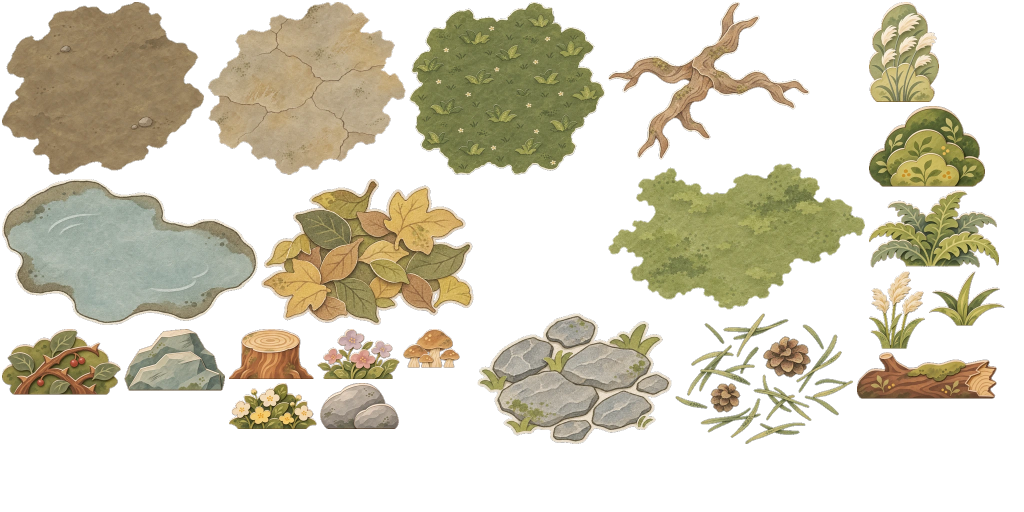
#> input picture content/base/art/region/region-detail.webp, 2048 x 1024 px (shown at 1/2 size); its folder holds only this picture in this run
$ python key_alpha.py ../../content/base/art/region/region-detail.webp
#> lines starting #> are read from the running program, lines starting #| are printed output that depends on the picture; after the words box and inside, x2 and y2 are one past the last pixel; in counts of white or black regions, pixels touching at a corner belong together
### tools/art/artlib.py
"""美术后处理工具链的共用函数（M3-WO3 §6）。

读写、颜色换算（sRGB / OKLab / OKLCh）、品红抠像、形态学、按距离场羽化、边缘颜色外扩、
预乘缩放、平铺接缝度量、清单读取、统一的报错格式。只依赖 numpy 与 Pillow。

约定：图像在内存里一律是 float32、形状 (H, W, C)、取值 0–1、直通（非预乘）alpha。
"""
from __future__ import annotations

import json
import sys
from pathlib import Path
from typing import Iterable

import numpy as np
from PIL import Image

ROOT = Path(__file__).resolve().parents[2]
DEFAULT_LIST = ROOT / "tools" / "art" / "region-assets.json"
RAW_DIR = ROOT / "art" / "region" / "raw"
WORK_DIR = ROOT / "art" / "region" / "work"
ART_ROOT = ROOT / "content" / "base" / "art"
IMG_EXTS = (".png", ".webp", ".jpg", ".jpeg")

# 后处理的硬性下限（与 M3-WO1 §2.6 一致）
MIN_FEATHER = 2.0
MIN_PADDING = 4


# ── 报错 ────────────────────────────────────────────────────────────────────

class Report:
    """收集每张图的问题；错误令退出码为 1，警告只打印。"""

    def __init__(self) -> None:
        self.items: list[tuple[str, str, str, str]] = []   # (级别, 文件, 规则, 说明)

    def error(self, file: str, rule: str, msg: str) -> None:
        self.items.append(("错误", file, rule, msg))

    def warn(self, file: str, rule: str, msg: str) -> None:
        self.items.append(("警告", file, rule, msg))

    def info(self, file: str, rule: str, msg: str) -> None:
        self.items.append(("信息", file, rule, msg))

    @property
    def errors(self) -> list[tuple[str, str, str, str]]:
        return [i for i in self.items if i[0] == "错误"]

    @property
    def ok(self) -> bool:
        return not self.errors

    def has(self, file: str, rule: str, level: str = "错误") -> bool:
        return any(i[0] == level and i[1] == file and i[2] == rule for i in self.items)

    def print(self, stream=None, quiet: bool = False) -> None:
        stream = stream or sys.stderr
        for level, file, rule, msg in self.items:
            if quiet and level == "信息":
                continue
            print(f"[{level}] {file}：{rule}——{msg}", file=stream)
        n_e = len(self.errors)
        n_w = sum(1 for i in self.items if i[0] == "警告")
        print(f"共 {n_e} 个错误、{n_w} 个警告", file=stream)

    def exit_code(self) -> int:
        return 0 if self.ok else 1


def rel(p: Path | str) -> str:
    p = Path(p)
    try:
        return str(p.resolve().relative_to(ROOT))
    except ValueError:
        return str(p)


# ── 读写 ────────────────────────────────────────────────────────────────────

def load_rgba(path: Path | str) -> np.ndarray:
    with Image.open(path) as im:
#> im is the input picture: PIL image 2048x1024 RGBA; mean R, G, B, A 120.2, 111.2, 82.4, 105.3
        im.load()
        if im.mode in ("I;16", "I;16B", "I"):
            im = im.point(lambda v: v / 256).convert("L")
        return np.asarray(im.convert("RGBA"), dtype=np.float32) / 255.0


def to_u8(arr: np.ndarray) -> np.ndarray:
    return np.clip(arr * 255.0 + 0.5, 0, 255).astype(np.uint8)


def save_image(arr: np.ndarray, path: Path | str, quality: int = 92) -> None:
    """按扩展名存 PNG 或 WebP。WebP 用有损 RGB + 无损 alpha，并保留透明像素的颜色（exact）。"""
    path = Path(path)
    path.parent.mkdir(parents=True, exist_ok=True)
    if arr.ndim == 2:
        im = Image.fromarray(to_u8(arr), "L")
    elif arr.shape[2] == 3:
        im = Image.fromarray(to_u8(arr), "RGB")
    else:
        im = Image.fromarray(to_u8(arr), "RGBA")
    if path.suffix.lower() == ".webp":
        im.save(path, "WEBP", quality=quality, alpha_quality=100, exact=True, method=6)
    else:
        im.save(path, "PNG", optimize=False)


# [20 lines left out: functions find_image, load_list, write_json, not called in this run]


# ── 颜色 ────────────────────────────────────────────────────────────────────

def srgb_to_linear(c: np.ndarray) -> np.ndarray:
    return np.where(c <= 0.04045, c / 12.92, ((c + 0.055) / 1.055) ** 2.4)


def linear_to_srgb(c: np.ndarray) -> np.ndarray:
    c = np.clip(c, 0, None)
    return np.where(c <= 0.0031308, c * 12.92, 1.055 * np.power(c, 1 / 2.4) - 0.055)


# [26 lines left out: functions srgb_to_oklab, mean_oklch, not called in this run]


def luminance(rgb: np.ndarray) -> np.ndarray:
    return rgb[..., 0] * 0.2126 + rgb[..., 1] * 0.7152 + rgb[..., 2] * 0.0722


# ── 形态学（布尔掩膜）────────────────────────────────────────────────────────

_N4 = ((-1, 0), (1, 0), (0, -1), (0, 1))
_N8 = _N4 + ((-1, -1), (-1, 1), (1, -1), (1, 1))


def shift(a: np.ndarray, dy: int, dx: int, fill=0) -> np.ndarray:
    """把数组平移 (dy, dx)，空出来的位置填 fill（不回卷）。"""
    out = np.empty_like(a)
    out[...] = fill
    h, w = a.shape[:2]
    ys, yd = (slice(0, h - dy), slice(dy, h)) if dy >= 0 else (slice(-dy, h), slice(0, h + dy))
    xs, xd = (slice(0, w - dx), slice(dx, w)) if dx >= 0 else (slice(-dx, w), slice(0, w + dx))
    out[yd, xd] = a[ys, xs]
    return out


def erode(mask: np.ndarray, cross: bool = False, border: bool = False) -> np.ndarray:
    """border：画面之外当作 True（不把贴着画面边缘的像素当成边界）还是 False。"""
    out = mask.copy()
    for dy, dx in (_N4 if cross else _N8):
        out &= shift(mask, dy, dx, border)
    return out


def dilate(mask: np.ndarray, cross: bool = False) -> np.ndarray:
    out = mask.copy()
    for dy, dx in (_N4 if cross else _N8):
        out |= shift(mask, dy, dx, False)
    return out


def label_components(mask: np.ndarray, max_iter: int = 4096) -> tuple[np.ndarray, dict[int, int]]:
    """4 邻接连通域标记（向量化的最大值传播）。返回 (标签图, {标签: 像素数})，背景为 0。"""
    h, w = mask.shape
    lab = np.where(mask, np.arange(1, h * w + 1, dtype=np.int64).reshape(h, w), 0)
    for _ in range(max_iter):
        prev = lab
        nb = lab.copy()
        for dy, dx in _N4:
            nb = np.maximum(nb, shift(lab, dy, dx, 0))
        lab = np.where(mask, nb, 0)
        if np.array_equal(lab, prev):
            break
    ids, counts = np.unique(lab[lab > 0], return_counts=True)
    return lab, {int(i): int(c) for i, c in zip(ids, counts)}


# ── 抠像 ────────────────────────────────────────────────────────────────────

MAGENTA = np.array([1.0, 0.0, 1.0], dtype=np.float32)


def border_ring(a: np.ndarray, width: int = 4) -> np.ndarray:
    return np.concatenate([a[:width].reshape(-1, *a.shape[2:]), a[-width:].reshape(-1, *a.shape[2:]),
                           a[:, :width].reshape(-1, *a.shape[2:]), a[:, -width:].reshape(-1, *a.shape[2:])])


def detect_background(img: np.ndarray) -> str:
    """'alpha'（已透明）/ 'magenta'（品红底）/ 'checker'（画出来的灰白棋盘格）/ 'opaque'（其他不透明底）。"""
    ring = border_ring(img)
    if (ring[:, 3] < 0.5).mean() >= 0.6:
        return "alpha"
    rgb = ring[:, :3]
    near_mag = (rgb[:, 0] > 0.8) & (rgb[:, 1] < 0.25) & (rgb[:, 2] > 0.8)
    if near_mag.mean() >= 0.6:
        return "magenta"
    chroma = rgb.max(1) - rgb.min(1)
    lum = luminance(rgb)
    if (chroma < 0.06).mean() > 0.9 and lum.mean() > 0.55:
        q = np.round(lum * 40).astype(int)
        vals, cnt = np.unique(q, return_counts=True)
        top = np.argsort(cnt)[::-1][:2]
        if len(top) == 2 and cnt[top].sum() / cnt.sum() > 0.8 and abs(vals[top[0]] - vals[top[1]]) >= 2:
            return "checker"
    return "opaque"


# [56 lines left out: functions key_magenta, signed_distance_band, feather_alpha, not called in this run]


def measure_feather(alpha: np.ndarray) -> float:
    """估计剪影边缘 alpha 斜坡的平均宽度（像素）。

    宽 W 的线性斜坡满足 ∫a(1−a)dx = W/6，于是 W ≈ 6·Σa(1−a) / 边界长度（边界长度取 0.5 等值线内侧那一圈的像素数）。
    只有 1px 抗锯齿的硬边约为 1.5，feather_alpha(…, 2) 的结果约为 2.2。
    """
    inside = alpha >= 0.5
    boundary = (inside & ~erode(inside, cross=True, border=True)).sum()
    if boundary == 0:
        return 0.0
    return float(6.0 * (alpha * (1.0 - alpha)).sum() / boundary)


def bleed(rgb: np.ndarray, alpha: np.ndarray, known: float = 0.3, iterations: int = 16) -> np.ndarray:
    """边缘颜色外扩：把 alpha < known 的像素的颜色替换成相邻实色像素的平均，逐圈向外推 iterations 圈，
    剩下的远处透明区填实色像素的平均色。防止 mipmap 和线性过滤把透明区的黑色 / 品红渗进剪影边缘。"""
    out = rgb.copy()
    k = alpha >= known
    if not k.any():
        return out
    out[~k] = 0.0
    for _ in range(iterations):
        unknown = ~k
        if not unknown.any():
            break
        acc = np.zeros_like(out)
        cnt = np.zeros(alpha.shape, dtype=np.float32)
        weighted = out * k[..., None]
        for dy, dx in _N8:
            acc += shift(weighted, dy, dx, 0.0)
            cnt += shift(k, dy, dx, False)
        new = unknown & (cnt > 0)
        if not new.any():
            break
        out[new] = acc[new] / cnt[new][:, None]
        k = k | new
    if (~k).any():
        out[~k] = out[k].mean(0)
    return out


def trim_box(alpha: np.ndarray, thresh: float = 0.02) -> tuple[int, int, int, int] | None:
    """alpha > thresh 的包围盒 (x0, y0, x1, y1)，x1 / y1 不含。"""
    ys, xs = np.nonzero(alpha > thresh)
    if len(xs) == 0:
        return None
    return int(xs.min()), int(ys.min()), int(xs.max()) + 1, int(ys.max()) + 1


# ── 缩放 ────────────────────────────────────────────────────────────────────

# [88 lines left out: functions _resize_channels, resize_rgba, resize_tile, seam_stats, heal_tile, not called in this run]

### tools/art/key_alpha.py
#!/usr/bin/env python3
"""立牌抠像与清理（M3-WO3 §6.2）：品红底或已透明的原图 → 直通 alpha 的干净剪影。

步骤：判别背景 → 品红抠像并去溢色 → 去掉游离噪点 → 检查是否被画幅裁切、是否有半透明落影 →
裁掉四周空白（留 --margin 像素）→ 底边接触检查 → 按距离场羽化边缘（≥ 2px）→ 边缘颜色向透明区外扩。

用法：
    python3 tools/art/key_alpha.py art/region/raw/terrain.standee.plain.0.png
    python3 tools/art/key_alpha.py --list tools/art/region-assets.json          # 处理清单里所有立牌（读 art/region/raw）
    python3 tools/art/key_alpha.py --strip art/region/raw/region.road.png        # 长条：只裁上下，不查底边
输出写到 --out（默认 art/region/work/<同名>.png）。有错误的图不写出，退出码为 1。
"""
from __future__ import annotations

import argparse
import sys
from pathlib import Path

import numpy as np

import artlib as al


def process(img: np.ndarray, name: str, rep: al.Report, *, mode: str = "auto", strip: bool = False,
            flat: bool = False, feather: float = 2.0, margin: int = 4, bleed_px: int = 8,
            min_contact: float = 0.10, expect_aspect: float | None = None) -> np.ndarray | None:
    """处理一张图；返回 RGBA（float32）或 None（有错误）。问题写进 rep。"""
#> called with mode = 'auto', strip = False, flat = False, feather = 2, margin = 4, bleed_px = 8, min_contact = 0.1
    H, W = img.shape[:2]
    bg = al.detect_background(img) if mode == "auto" else mode
#> bg = 'alpha'
    if bg == "checker":
        rep.error(name, "背景", "背景是画出来的灰白棋盘格，不是真透明；请重新出图（透明底或纯品红 #FF00FF 底）")
        return None
    if bg == "opaque":
        rep.error(name, "背景", "背景既不透明也不是品红；请重新出图（透明底或纯品红 #FF00FF 底）")
        return None
    if bg == "magenta":
        alpha, rgb = al.key_magenta(img[..., :3])
        if img[..., 3].min() < 1.0:
            alpha = np.minimum(alpha, img[..., 3])
    else:
        alpha, rgb = img[..., 3].copy(), img[..., :3].copy()
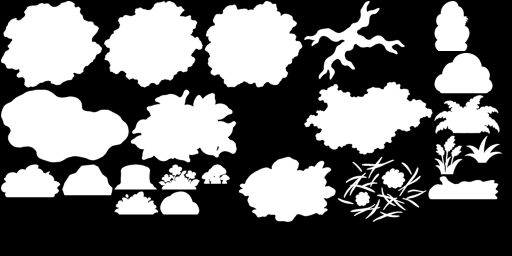
#> alpha: shape (1024, 2048) float32 (shown at 1/4 size); min 0, max 1, mean 0.413
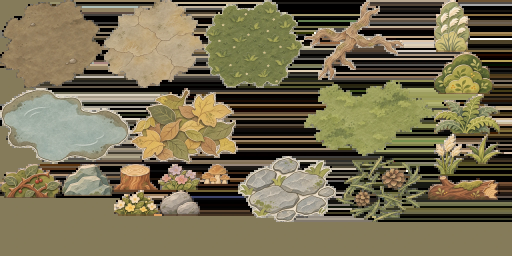
#> rgb: shape (1024, 2048, 3) float32 (shown at 1/4 size); mean of channels 0, 1, 2 0.468, 0.438, 0.327; drawn as R, G, B
        # 透明底的图偶尔也带一圈品红或灰黑溢色：对半透明像素做一次品红判别
        mag = (np.minimum(rgb[..., 0], rgb[..., 2]) - rgb[..., 1]) > 0.5
#> mag: shape (1024, 2048) bool; every value is 0
        alpha[mag & (alpha < 0.9)] = 0.0

    # 去掉游离噪点：开运算去 1–2px 的点，再丢掉很小的连通块
    solid = alpha > 0.05
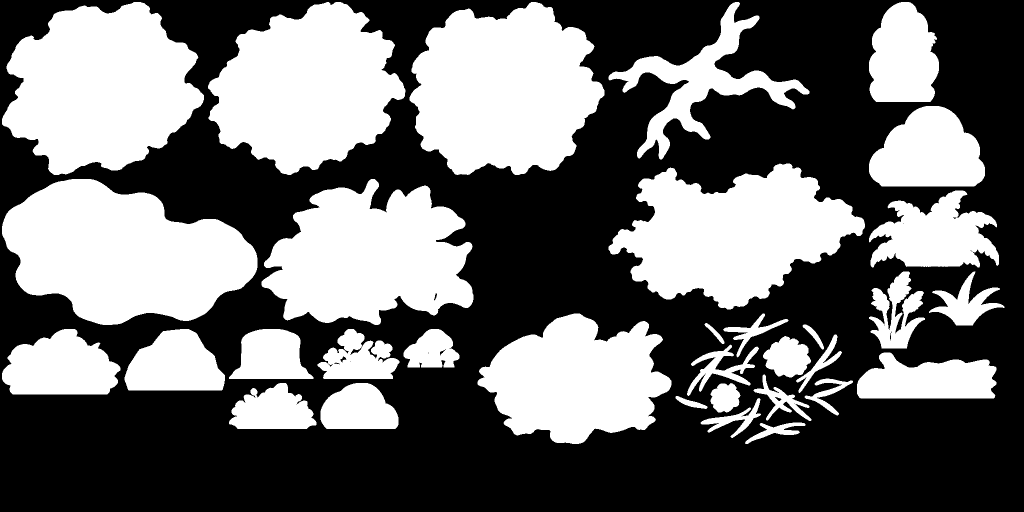
#> solid: shape (1024, 2048) bool (shown at 1/2 size); 42.4% white; 33 white regions, largest, box (x1, y1, x2, y2) and area: (4, 358, 515, 650) 101700, (819, 4, 1209, 350) 99601, (4, 4, 408, 350) 97693
    opened = al.dilate(al.erode(solid))
#> the loop in erode, `for dy, dx in (_N4 if cross else _N8):` made 8 passes
#> pass 1, in erode, `out &= shift(mask, dy, dx, border)`:
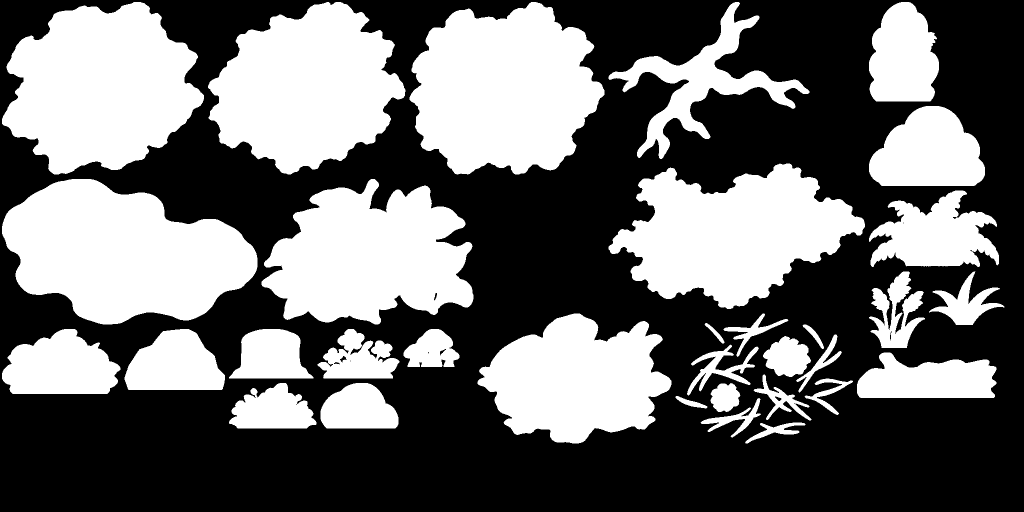
#> out: shape (1024, 2048) bool (shown at 1/2 size); 41.9% white; 33 white regions, largest, box (x1, y1, x2, y2) and area: (4, 358, 515, 649) 101179, (819, 4, 1209, 349) 99118, (4, 4, 408, 349) 97192
#> pass 2, in erode, `out &= shift(mask, dy, dx, border)`:
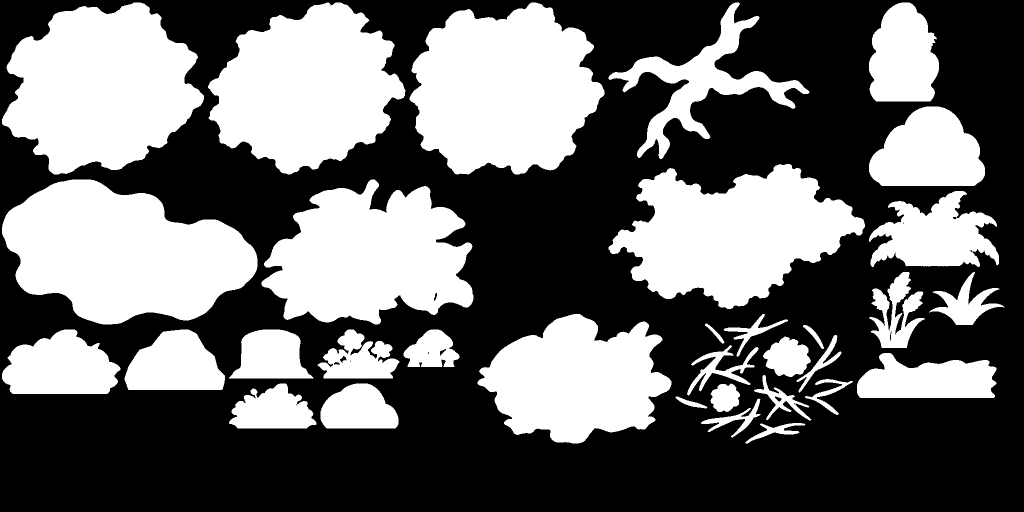
#> out: shape (1024, 2048) bool (shown at 1/2 size); 41.5% white; 33 white regions, largest, box (x1, y1, x2, y2) and area: (4, 359, 515, 649) 100658, (819, 5, 1209, 349) 98637, (4, 5, 408, 349) 96692
#> pass 3, in erode, `out &= shift(mask, dy, dx, border)`:
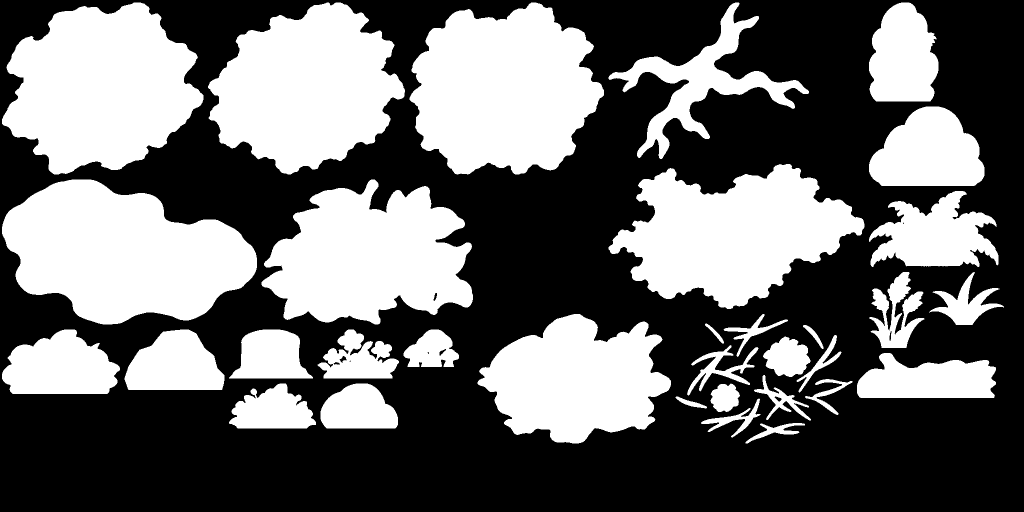
#> out: shape (1024, 2048) bool (shown at 1/2 size); 41.3% white; 33 white regions, largest, box (x1, y1, x2, y2) and area: (4, 359, 514, 649) 100579, (819, 5, 1208, 349) 98485, (4, 5, 407, 349) 96570
#> after the loop in erode, `for dy, dx in (_N4 if cross else _N8):`:
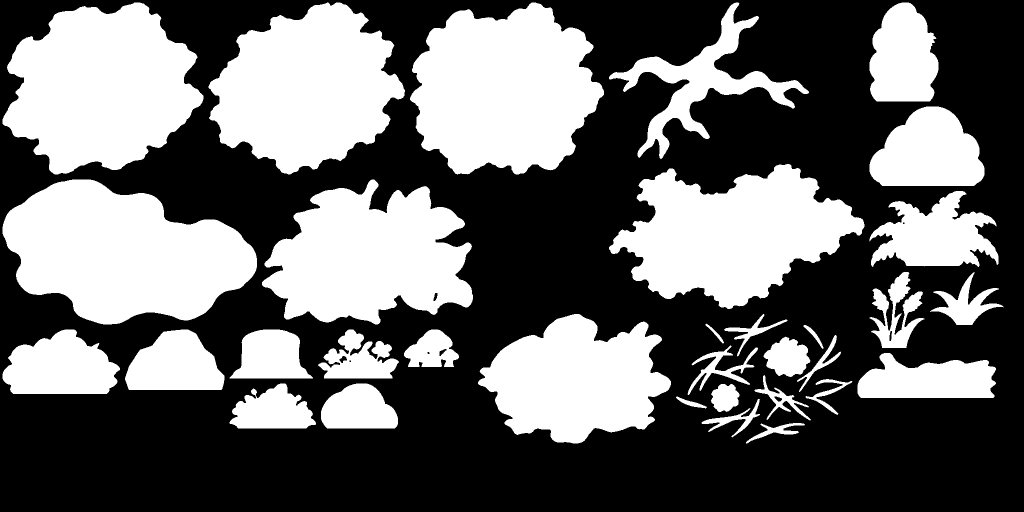
#> out: shape (1024, 2048) bool (shown at 1/2 size); 40.8% white; 33 white regions, largest, box (x1, y1, x2, y2) and area: (5, 359, 514, 649) 100010, (820, 5, 1208, 349) 97775, (5, 5, 407, 349) 95888
#> (the rest of the program and of its run is left out)
